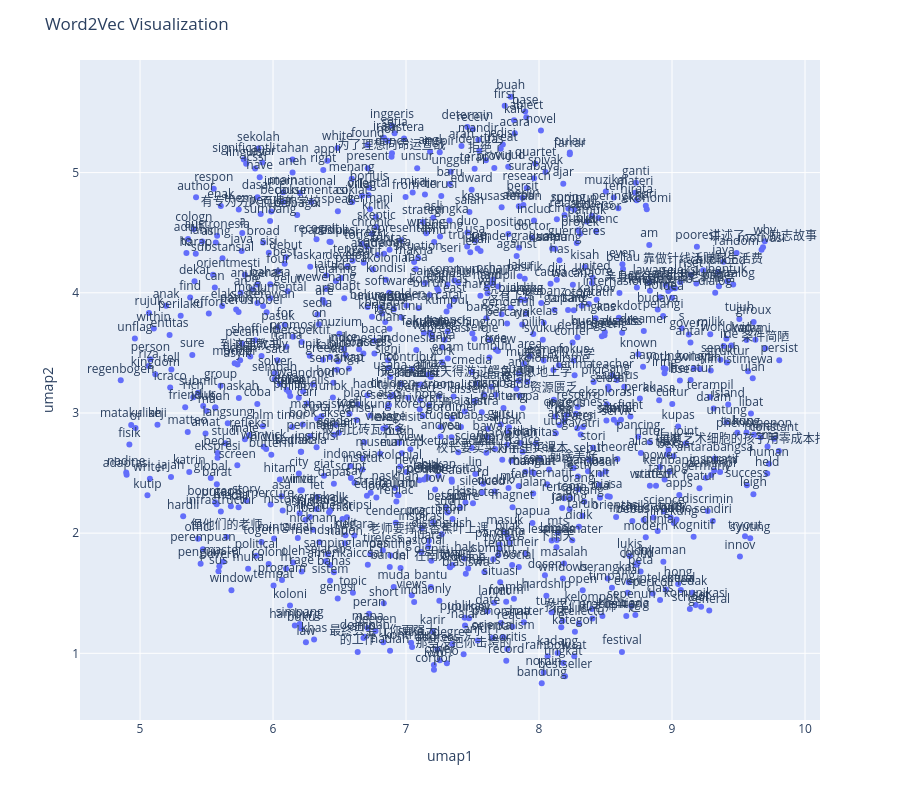

The notebook cell this image was saved under:
### Markdown cell above
### Word2Vec Visualization

### Code cell
X_umap = UMAP(random_state=42, n_jobs=1).fit_transform(wv.vectors)
df_visual = pd.DataFrame(X_umap, columns=['umap1', 'umap2'])
df_visual['word'] = wv.index_to_key
fig = px.scatter(df_visual, x='umap1', y='umap2', text='word')
fig.update_traces(textposition='top center')
fig.update_layout(height=800, title_text='Word2Vec Visualization')
import matplotlib.pyplot as plt
from matplotlib import font_manager
from IPython.display import Image
available_fonts = {font.name for font in font_manager.fontManager.ttflist}
label_font = next((font for font in ['Microsoft YaHei', 'Noto Sans CJK SC',
                                   'Noto Sans CJK JP', 'SimHei', 'DejaVu Sans']
                   if font in available_fonts), 'sans-serif')
with plt.rc_context({'font.family': label_font}):
    png_fig, ax = plt.subplots(figsize=(12, 8))
    ax.set_facecolor('#E5ECF6')
    ax.grid(color='white')
    ax.set_axisbelow(True)
    ax.scatter(df_visual['umap1'], df_visual['umap2'], s=18, color='#636EFA')
    for row in df_visual.itertuples():
        ax.annotate(row.word, (row.umap1, row.umap2), xytext=(0, 3),
                    textcoords='offset points', ha='center', va='bottom', fontsize=7)
    ax.set(xlabel='umap1', ylabel='umap2', title=fig.layout.title.text)
    png_path = RESULT / 'word2vec_umap.png'
    png_fig.savefig(png_path, dpi=120, bbox_inches='tight')
    plt.close(png_fig)
display(Image(filename=str(png_path)))

fig.show(renderer='plotly_mimetype')
df_visual.to_csv(RESULT / 'word2vec_umap.csv', index=False, encoding='utf-8-sig')
fig.write_html(RESULT / 'word2vec_umap.html', include_plotlyjs=True)

### Figure 1 — Plotly figure (JSON) as saved in the notebook; plotly's stock layout.template omitted (floating-point values rounded to 4 significant figures; data arrays with more than 128 entries replaced by an {"elided": "..."} marker saying what was removed)
{"data": [{"hovertemplate": "umap1=%{x}<br>umap2=%{y}<br>word=%{text}<extra></extra>", "legendgroup": "", "marker": {"color": "#636efa", "symbol": "circle"}, "mode": "markers+text", "name": "", "orientation": "v", "showlegend": false, "text": {"elided": "813 str values"}, "textposition": "top center", "type": "scatter", "x": {"elided": "813 float values"}, "xaxis": "x", "y": {"elided": "813 float values"}, "yaxis": "y"}], "layout": {"height": 800, "legend": {"tracegroupgap": 0}, "margin": {"t": 60}, "title": {"text": "Word2Vec Visualization"}, "xaxis": {"anchor": "y", "domain": [0.0, 1.0], "title": {"text": "umap1"}}, "yaxis": {"anchor": "x", "domain": [0.0, 1.0], "title": {"text": "umap2"}}}}
